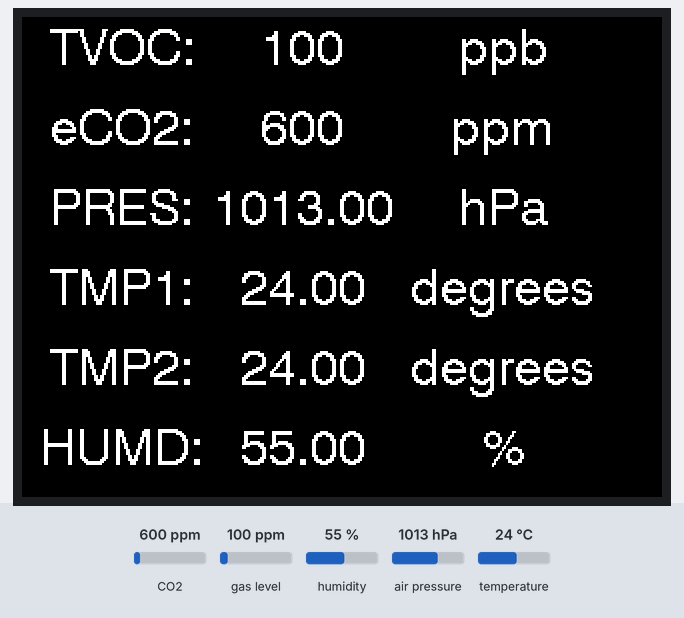
A sketch run on a simulated ESP32. Shown: 320×240 colour display. The inputs (shaded band) are chosen by the test bench; at power-on: CO2 600 ppm, gas level 100 ppm, humidity 55 %, air pressure 1013 hPa, temperature 24 °C. What the sketch prints to the serial monitor is not drawn.

Above: at 15.8 s.

The sketch:

m5stack-sensors.ino
```cpp
#include <M5Stack.h>
#include <Wire.h>
#include <ArduinoJson.h>
#include "Adafruit_Sensor.h"
#include "Adafruit_BMP280.h"
#include "Adafruit_SGP30.h"

Adafruit_SGP30 sgp30;
Adafruit_BMP280 bmp280;

unsigned int sgp30_tvoc = 0;
unsigned int sgp30_eco2 = 0;
float bmp280_pressure = 0.0;
float bmp280_temperature = 0.0;
float sht30_temperature = 0.0;
float sht30_humidity = 0.0;

TFT_eSprite sprite = TFT_eSprite(&M5.Lcd);
const byte font_type = 4;
const unsigned int offset = 5;
const unsigned int coordinate_x_value = 140;
const unsigned int coordinate_x_unit = 240;

void setup() {
  M5.begin(true, false, true, true);
  M5.Power.setPowerVin(true);
  // Serial.begin(115200);
  Serial2.begin(115200, SERIAL_8N1, 16, 17);
  init();
  Serial.println("");
}

void init() {
  // init sprite
  sprite.setColorDepth(8);
  sprite.createSprite(320, 240);

  // disable speaker (remove speaker noise at redrawing lcd)
  M5.Speaker.begin();
  M5.Speaker.mute();

  init_lcd();
  init_sgp30();
  init_bmp280();
  init_sht30();
}

void init_lcd() {
  M5.Lcd.fillScreen(TFT_BLACK);
  M5.Lcd.setTextSize(1);
  M5.Lcd.setTextColor(TFT_WHITE, TFT_BLACK);
  M5.Lcd.setTextDatum(TC_DATUM);
}

void init_sgp30() {
  if (!sgp30.begin()) {
    while (1) {
      // TODO
    }
  }
}

void wait_sgp30() {
  M5.Lcd.setTextDatum(MC_DATUM);
  M5.Lcd.drawString("Initialization...", 160, 120, font_type);

  unsigned long last_millis = 0;
  while (millis() - last_millis < 15000L) {
    delay(1); // avoid reset by esp32 watchdog timer
  }

  // baseline
  sgp30.setIAQBaseline(0x8F96, 0x9792);

  M5.Lcd.setTextDatum(TC_DATUM);
}

void init_bmp280() {
  while (!bmp280.begin(0x76)) {
    delay(1);
  }
}

void reset_display() {
  sprite.fillScreen(TFT_BLACK);
  sprite.setTextSize(1);
  sprite.setTextColor(TFT_WHITE, TFT_BLACK);
  sprite.setTextDatum(TC_DATUM);

  sprite.drawString("TVOC:", 50,   0 + offset, font_type);
  sprite.drawString("eCO2:", 50,  40 + offset, font_type);
  sprite.drawString("PRES:", 50,  80 + offset, font_type);
  sprite.drawString("TMP1:", 50, 120 + offset, font_type);
  sprite.drawString("TMP2:", 50, 160 + offset, font_type);
  sprite.drawString("HUMD:", 50, 200 + offset, font_type);
}

bool initialized = false;

void loop() {
  if (!initialized) {
    wait_sgp30();
    reset_display();
    initialized = true;
  }

  // BMP280
  bmp280_pressure = bmp280.readPressure();
  bmp280_temperature = bmp280.readTemperature();

  // SHT30
  read_sht30();

  // SGP30
  sgp30.setHumidity(get_absolute_humidity(sht30_temperature, sht30_humidity));

  if (!sgp30.IAQmeasure()) {
    return;
  }
  sgp30_tvoc = sgp30.TVOC;
  sgp30_eco2 = sgp30.eCO2;

  // Display
  draw_sampling_results();

  // Print
  print_sampling_results();

  // Print to Serial2
  printSerial2();

  delay(3000);
}

void draw_sampling_results() {
  sprite.fillRect(100, 0, 220, 240, TFT_BLACK);

  // SGP30 TVOC
  sprite.drawNumber(sgp30_tvoc, coordinate_x_value, 0 + offset, font_type);
  sprite.drawString("ppb",      coordinate_x_unit,  0 + offset, font_type);

  // SGP30 CO2
  sprite.drawNumber(sgp30_eco2, coordinate_x_value, 40 + offset, font_type);
  sprite.drawString("ppm",      coordinate_x_unit,  40 + offset, font_type);

  // BMP280 Pressure
  char bmp280_pressure_buf[20];
  sprintf(bmp280_pressure_buf, "%0.2f", bmp280_pressure / 100.0);
  sprite.drawString(bmp280_pressure_buf, coordinate_x_value, 80 + offset, font_type);
  sprite.drawString("hPa",               coordinate_x_unit,  80 + offset, font_type);

  // BMP280 Temperature
  char bmp280_temperature_buf[20];
  sprintf(bmp280_temperature_buf, "%0.2f", bmp280_temperature);
  sprite.drawString(bmp280_temperature_buf, coordinate_x_value, 120 + offset, font_type);
  sprite.drawString("degrees",              coordinate_x_unit,  120 + offset, font_type);

  // SHT30 Temperature
  char sht30_temperature_buf[20];
  sprintf(sht30_temperature_buf, "%0.2f", sht30_temperature);
  sprite.drawString(sht30_temperature_buf, coordinate_x_value, 160 + offset, font_type);
  sprite.drawString("degrees",             coordinate_x_unit,  160 + offset, font_type);

  // SHT30 Humidity
  char sht30_humidity_buf[20];
  sprintf(sht30_humidity_buf, "%0.2f", sht30_humidity);
  sprite.drawString(sht30_humidity_buf, coordinate_x_value, 200 + offset, font_type);
  sprite.drawString("%",                coordinate_x_unit,  200 + offset, font_type);

  sprite.pushSprite(0, 0);
}

void print_sampling_results() {

  // SGP30 TVOC
  char sgp30_tvoc_buf[20];
  sprintf(sgp30_tvoc_buf, "TVOC: %d ppb", sgp30_tvoc);
  Serial.println(sgp30_tvoc_buf);

  // SGP30 CO2
  char sgp30_eco2_buf[20];
  sprintf(sgp30_eco2_buf, "eCO2: %d ppm", sgp30_eco2);
  Serial.println(sgp30_eco2_buf);

  // BMP280 Pressure
  char bmp280_pressure_buf[20];
  sprintf(bmp280_pressure_buf, "PRES: %0.2f hPa", bmp280_pressure / 100.0);
  Serial.println(bmp280_pressure_buf);

  // BMP280 Temperature
  char bmp280_temperature_buf[20];
  sprintf(bmp280_temperature_buf, "TMP1: %0.2f degrees", bmp280_temperature);
  Serial.println(bmp280_temperature_buf);

  // SHT30 Temperature
  char sht30_temperature_buf[20];
  sprintf(sht30_temperature_buf, "TMP2: %0.2f degrees", sht30_temperature);
  Serial.println(sht30_temperature_buf);

  // SHT30 Humidity
  char sht30_humidity_buf[20];
  sprintf(sht30_humidity_buf, "HUMD: %0.2f %%", sht30_humidity);
  Serial.println(sht30_humidity_buf);

  Serial.println("");
}

void init_sht30() {
  // nothing to do
}

void read_sht30() {
  Wire.beginTransmission(0x44);
  Wire.write(0x2C);
  Wire.write(0x06);
  Wire.endTransmission();

  delay(500);

  Wire.requestFrom(0x44, 6);

  unsigned int data[6];
  for (int i = 0; i < 6; i++) {
    data[i] = Wire.read();
  }

  sht30_temperature = ((((data[0] * 256.0) + data[1]) * 175) / 65535.0) - 45;
  sht30_humidity = ((((data[3] * 256.0) + data[4]) * 100) / 65535.0);
}

uint32_t get_absolute_humidity(float temperature, float humidity) {
  float absolute_humidity = 216.7f * ((humidity / 100.0f) * 6.112f * exp((17.62f * temperature) / (243.12f + temperature)) / (273.15f + temperature));
  uint32_t absolute_humidity_scaled = static_cast<uint32_t>(1000.0f * absolute_humidity);
  return absolute_humidity_scaled;
}

void printSerial2() {
  DynamicJsonDocument doc(1024);

  doc["tvoc[ppb]"] = sgp30_tvoc;
  doc["eco2[ppm]"] = sgp30_eco2;
  doc["pressure[hPa]"] = bmp280_pressure / 100.0;
  doc["temperature1[degrees]"] = bmp280_temperature;
  doc["temperature2[degrees]"] = sht30_temperature;
  doc["humidity[%]"] = sht30_humidity;

  serializeJson(doc, Serial2);
}
```
